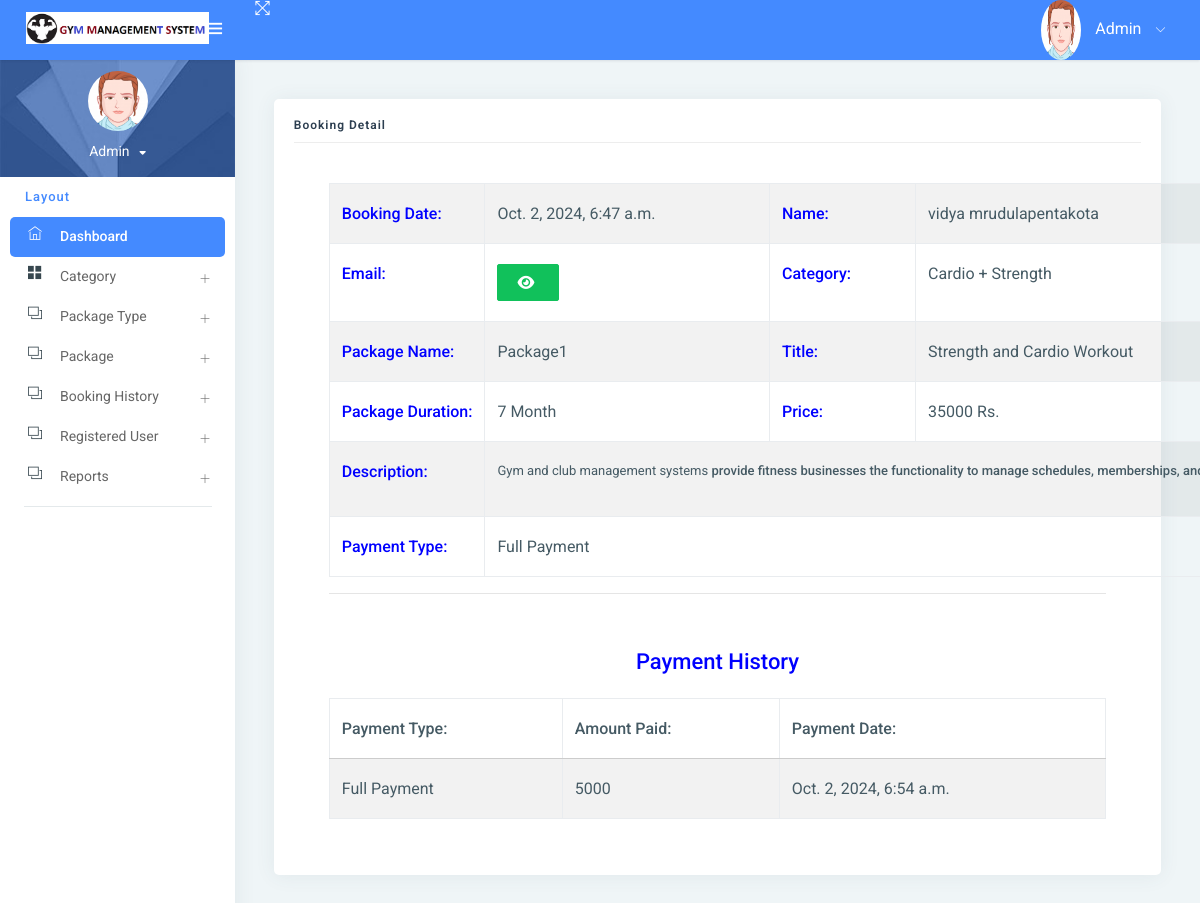
The page /booking_detail/7/ (signed in) on the database its author committed.
### gym/models.py (models this page shows, shortened)
class Booking(models.Model):
    package = models.ForeignKey(Package, on_delete=models.CASCADE, null=True, blank=True)
    register = models.ForeignKey(Signup, on_delete=models.CASCADE, null=True, blank=True)
    bookingnumber = models.CharField(max_length=100, null=True, blank=True)
    status = models.IntegerField(choices=STATUS, default=1)
    creationdate = models.DateTimeField(auto_now_add=True)

class Signup(models.Model):
    user = models.ForeignKey(User, on_delete=models.CASCADE, null=True)
    mobile = models.CharField(max_length=15, null=True)
    state = models.CharField(max_length=150, null=True)
    city = models.CharField(max_length=150, null=True)
    address = models.CharField(max_length=200, null=True)
    creationdate = models.DateTimeField(auto_now_add=True)

class Package(models.Model):
    category = models.ForeignKey(Category, on_delete=models.CASCADE, null=True)
    packagename = models.ForeignKey(Packagetype, on_delete=models.CASCADE, null=True)
    titlename = models.CharField(max_length=200, null=True)
    packageduration = models.CharField(max_length=50, null=True)
    price = models.CharField(max_length=200, null=True)
    description = models.CharField(max_length=200, null=True)
    creationdate = models.DateTimeField(auto_now_add=True)

class Category(models.Model):
    categoryname = models.CharField(max_length=200, null=True)
    status = models.CharField(max_length=300, null=True)
    creationdate = models.DateTimeField(auto_now_add=True)

class Packagetype(models.Model):
    category = models.ForeignKey(Category, on_delete=models.CASCADE, null=True)
    packagename = models.CharField(max_length=200, null=True)
    creationdate = models.DateTimeField(auto_now_add=True)
    def __str__(self):
        return self.packagename

class Paymenthistory(models.Model):
    user = models.ForeignKey(Signup, on_delete=models.CASCADE, null=True, blank=True)
    booking = models.ForeignKey(Booking, on_delete=models.CASCADE, null=True, blank=True)
    price = models.CharField(max_length=100, null=True, blank=True)
    status = models.IntegerField(choices=STATUS, default=1)
    creationdate = models.DateTimeField(auto_now_add=True)

### gym/views.py (the view, shortened to what this page needs)
# urls.py: path('booking_detail/<int:pid>/', booking_detail, name="booking_detail"),
def booking_detail(request, pid):
    data = Booking.objects.get(id=pid)
    payment = Paymenthistory.objects.filter(booking=data)
    if request.user.is_staff:
        return render(request, "admin/admin_booking_detail.html", locals())
    else:
        return render(request, "user_booking_detail.html", locals())

### gym/templates/admin/admin_booking_detail.html (shortened to what this page needs)
{% extends 'admin_base.html' %}
{% load static custom_tags %}
{% block main %}
<link rel="stylesheet" href="https://cdnjs.cloudflare.com/ajax/libs/font-awesome/6.2.0/css/all.min.css" />
<div class="pcoded-inner-content">
    <div class="main-body">
        <div class="page-wrapper">
            <div class="page-body">
                <div class="row">
                    <div class="col-sm-12">
                        <div class="card">
                            <div class="card-block">
                                <h4 class="sub-title">Booking Detail</h4>
                                <div class="card-body">
                                <div class="container">
                                    <table id="example1" class="table table-bordered table-striped">
                                        <tr>
                                            <th style="color:blue">Booking Date:</th>
                                            <td>{{data.creationdate}}</td>
                                            <th style="color:blue">Name:</th>
                                            <td>{{data.register.user.first_name}}{{data.register.user.last_name}}</td>
                                        </tr>
                                        <tr>
                                            <th style="color:blue">Email:</th>
                                            <td>
                                                <button type="button" class="btn btn-success" id="email-btn-{{forloop.counter}}" onclick="togglePassword('email-{{forloop.counter}}', this.id)"><i class="fa fa-eye"></i></button>
                                            </td>
                                            <th style="color:blue">Category:</th>
                                            <td>{{data.package.category.categoryname}}</td>
                                        </tr>
                                        <tr>
                                            <th style="color:blue">Package Name:</th>
                                            <td>{{data.package.packagename}}</td>
                                            <th style="color:blue">Title:</th>
                                            <td>{{data.package.titlename}}</td>
                                        </tr>
                                        <tr>
                                            <th style="color:blue">Package Duration:</th>
                                            <td>{{data.package.packageduration}}</td>
                                            <th style="color:blue">Price:</th>
                                            <td>{{data.package.price}} Rs.</td>
                                        </tr>
                                        <tr>
                                            <th style="color:blue">Description:</th>
                                            <td colspan="12">{{data.package.description|safe}}</td>
                                        </tr>
                                        <tr>
                                            <th style="color:blue">Payment Type:</th>
                                             <td colspan="12">{{data.get_status_display}}</td>
                                        </tr>
                                    </table>
                                    <hr>
                                    {% if data.status != "New" %}
                                    <table id="example6" class="table table-bordered table-striped">
                                        <div class="card-body">
                                            <tr>
                                                <center>
                                                    <h4 style="color:blue">Payment History</h4>
                                                </center>
                                            </tr>
                                            <table id="example5" class="table table-bordered table-striped">
                                                <thead>
                                                <tr>
                                                    <th>Payment Type:</th>
                                                    <th>Amount Paid:</th>
                                                    <th>Payment Date:</th>
                                                </tr>
                                                </thead>
                                                <tbody>
                                                {% for i in payment %}
                                                <tr>
                                                    <td>{{i.get_status_display}}</td>
                                                    <td>{{i.price}}</td>
                                                    <td>{{i.creationdate}}</td>
                                                </tr>
                                                {% endfor %}
                                                </tbody>
                                            </table>
                                        </div>
                                    </table>
                                    {% endif %}
                                </div>
                                </div>
                            </div>
                        </div>
                    </div>
                </div>
            </div>
        </div>
    </div>
</div>
{% endblock %}

### gym/templates/admin_base.html (shortened to what this page needs)
{% load static %}
<html lang="en">
<head>
    <link rel="stylesheet" href="{% static 'assets1/pages/waves/css/waves.min.css' %}" type="text/css" media="all">
    <link rel="stylesheet" type="text/css" href="{% static 'assets1/css/bootstrap/css/bootstrap.min.css' %}">
    <link rel="stylesheet" href="{% static 'assets1/pages/waves/css/waves.min.css' %}" type="text/css" media="all">
    <link rel="stylesheet" type="text/css" href="{% static 'assets1/icon/themify-icons/themify-icons.css' %}">
    <link rel="stylesheet" type="text/css" href="{% static 'assets1/icon/font-awesome/css/font-awesome.min.css' %}">
    <link rel="stylesheet" type="text/css" href="{% static 'assets1/css/jquery.mCustomScrollbar.css' %}">
    <link rel="stylesheet" href="https://www.amcharts.com/lib/3/plugins/export/export.css" type="text/css" media="all"/>
    <link rel="stylesheet" type="text/css" href="{% static 'assets1/css/style.css' %}">
</head>
<body>
<div id="pcoded" class="pcoded">
    <div class="pcoded-container navbar-wrapper">
        <nav class="navbar header-navbar pcoded-header">
            <div class="navbar-wrapper">
                <div class="navbar-logo">
                    <a class="mobile-menu waves-effect waves-light" id="mobile-collapse" href="#!">
                        <i class="ti-menu"></i>
                    </a>
                    <a href="{% url 'admin_home' %}">
                        <img class="img-fluid" src="{% static 'assets1/images/logo.png' %}" alt="Theme-Logo"
                             style="width:85%">
                    </a>
                </div>
                <div class="navbar-container container-fluid">
                    <ul class="nav-left">
                        <li>
                            <a href="#!" onclick="javascript:toggleFullScreen()" class="waves-effect waves-light">
                                <i class="ti-fullscreen"></i>
                            </a>
                        </li>
                    </ul>
                    <ul class="nav-right">
                        <li class="user-profile header-notification">
                            <a href="#!" class="waves-effect waves-light">
                                <img src="{% static 'assets1/images/avatar-1.png' %}" class="img-radius"
                                     alt="">
                                <span>Admin</span>
                                <i class="ti-angle-down"></i>
                            </a>
                        </li>
                    </ul>
                </div>
            </div>
        </nav>
        <div class="pcoded-main-container">
            <div class="pcoded-wrapper">
                <nav class="pcoded-navbar">
                    <div class="pcoded-inner-navbar main-menu">
                        <div class="">
                            <div class="main-menu-header">
                                <img class="img-80 img-radius" src="{% static 'assets1/images/avatar-1.png' %}"
                                     alt="">
                                <div class="user-details">
                                    <span id="more-details">Admin<i class="fa fa-caret-down"></i></span>
                                </div>
                            </div>
                        </div>
                        <div class="pcoded-navigation-label" data-i18n="nav.category.navigation">Layout</div>
                        <ul class="pcoded-item pcoded-left-item">
                            <li class="active">
                                <a href="{% url 'admin_home' %}" class="waves-effect waves-dark">
                                    <span class="pcoded-micon"><i class="ti-home"></i><b>D</b></span>
                                    <span class="pcoded-mtext" data-i18n="nav.dash.main">Dashboard</span>
                                </a>
                            </li>
                            <li class="pcoded-hasmenu">
                                <a href="javascript:void(0)" class="waves-effect waves-dark">
                                    <span class="pcoded-micon"><i class="ti-layout-grid2-alt"></i></span>
                                    <span class="pcoded-mtext" data-i18n="nav.basic-components.main">Category</span>
                                </a>
                            </li>
                            <li class="pcoded-hasmenu">
                                <a href="javascript:void(0)" class="waves-effect waves-dark">
                                    <span class="pcoded-micon"><i class="ti-layers"></i></span>
                                    <span class="pcoded-mtext"
                                          data-i18n="nav.basic-components.main">Package Type </span>
                                </a>
                            </li>
                            <li class="pcoded-hasmenu">
                                <a href="javascript:void(0)" class="waves-effect waves-dark">
                                    <span class="pcoded-micon"><i class="ti-layers"></i></span>
                                    <span class="pcoded-mtext"
                                          data-i18n="nav.basic-components.main"> Package</span>
                                </a>
                            </li>
                            <li class="pcoded-hasmenu">
                                <a href="javascript:void(0)" class="waves-effect waves-dark">
                                    <span class="pcoded-micon"><i class="ti-layers"></i></span>
                                    <span class="pcoded-mtext"
                                          data-i18n="nav.basic-components.main">Booking History</span>
                                </a>
                            </li>
                               <li class="pcoded-hasmenu">
                                <a href="javascript:void(0)" class="waves-effect waves-dark">
                                    <span class="pcoded-micon"><i class="ti-layers"></i></span>
                                    <span class="pcoded-mtext"
                                          data-i18n="nav.basic-components.main"> Registered User</span>
                                </a>
                            </li>
                            <li class="pcoded-hasmenu">
                                <a href="javascript:void(0)" class="waves-effect waves-dark">
                                    <span class="pcoded-micon"><i class="ti-layers"></i></span>
                                    <span class="pcoded-mtext"
                                          data-i18n="nav.basic-components.main">Reports</span>
                                </a>
                            </li>
                        </ul>
                    </div>
                </nav>
                <div class="pcoded-content">
                    {% block main %}
                    {% endblock %}
                </div>
            </div>
        </div>
    </div>
</div>
</body>
</html>

### gym/templates/admin/admin_booking_detail.html (style rules this page uses)
img { width: 60px; height: 60px; }
td { padding:0px; }

### rows shown on the page
Booking: creationdate "Oct. 2, 2024, 6:47 a.m.", register.user.first_name "vidya mrudula", register.user.last_name "pentakota", package.category.categoryname "Cardio + Strength", package.packagename "Package1", package.titlename "Strength and Cardio Workout", package.packageduration "7 Month", package.price "35000", package.description "Gym and club management systems provide fitness businesses the functionality to manage schedules, memberships,…", status "Full Payment"
Paymenthistory: status "Full Payment", price "5000", creationdate "Oct. 2, 2024, 6:54 a.m."
